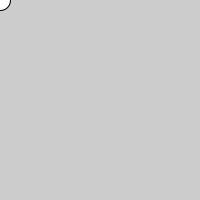
Frame 1 (no input)
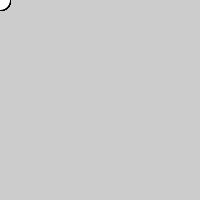
Frame 60 (the mouse pressed at the canvas centre just before this capture)
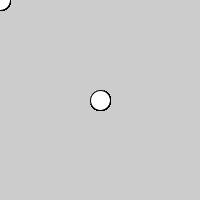
Frame 120 (the mouse held since frame 60 and released just before this capture)

The Processing sketch that drew these frames (run headless with seeded random() and noise(); from frame 60 on, the mouse is pressed at the canvas centre):

// Processing sketch: vars_de_sistema
// ── vars_de_sistema.pde
// variables de sistema
// son variables muy útiles, que YA ESTAN DECLARADAS y que
// podemos utilizar en cualquier momento

void setup() {
  size(200, 200);
  frameRate(30);
  println(displayWidth);
  println(displayHeight);
}

void draw() {
  ellipse(mouseX, mouseY, 20, 20);
  // noCursor();
}

void keyPressed() {
  println(key);
}
// otras variables de sistema son:
// frameRate
// screen.width    displayWidth en Processing 2
// screen.height   displayHeight en Processing 2
// key
// keyCode
// keyPressed
// mousePressed
// mouseButton
